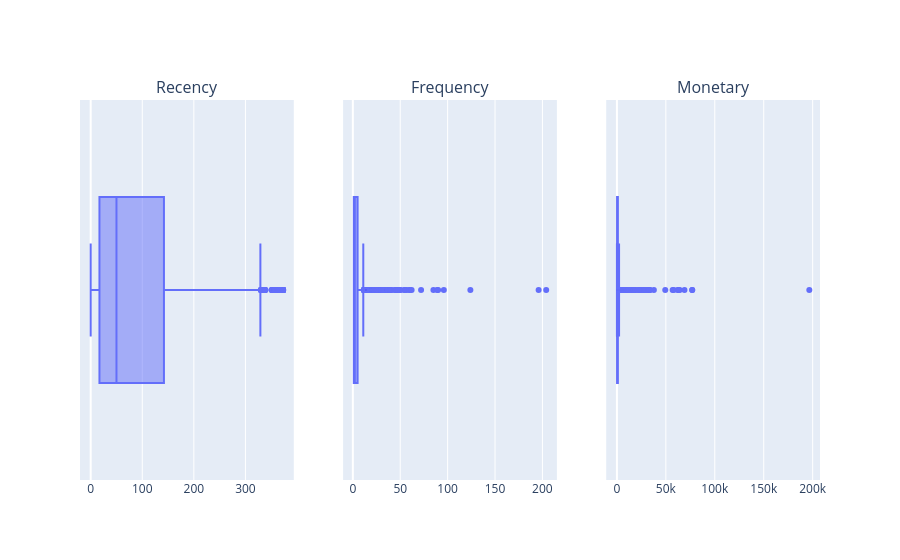

Notebook code cell kept with this figure:
### Markdown cell above
После того как подготовили RFM-таблицу, визуализируем каждую из трёх компонент, например, в виде коробчатых диаграмм (boxplot).

### Code cell
from plotly.subplots import make_subplots # Для создания матрицы из нескольких систем координат
# Строим коробчатые диаграммы для RFM - характеристик. Создадим для этого функцию.
def create_box_diagram (data):
    boxes = [px.box(data, x=column) for column in data.columns]
    fig = make_subplots(rows=1, cols=len(data.columns), subplot_titles=("Recency","Frequency", "Monetary"))
# Размещаем все графики в одну строку
    for i, box in enumerate(boxes):
        fig.add_trace(boxes[i]['data'][0], row=1, col=i+1)
        fig.update_layout(showlegend=True)
        #fig.write_html('plotly/boxplot_1.html')
    return fig.show()

create_box_diagram(rfm_table)

### Figure 1 — Plotly figure (JSON) as saved in the notebook; plotly's stock layout.template omitted (floating-point values rounded to 4 significant figures; data arrays with more than 128 entries replaced by an {"elided": "..."} marker saying what was removed)
{"data": [{"alignmentgroup": "True", "hovertemplate": "Recency=%{x}<extra></extra>", "legendgroup": "", "marker": {"color": "#636efa"}, "name": "", "notched": false, "offsetgroup": "", "orientation": "h", "showlegend": false, "type": "box", "x": {"elided": "4324 int values"}, "x0": " ", "xaxis": "x", "y0": " ", "yaxis": "y"}, {"alignmentgroup": "True", "hovertemplate": "Frequency=%{x}<extra></extra>", "legendgroup": "", "marker": {"color": "#636efa"}, "name": "", "notched": false, "offsetgroup": "", "orientation": "h", "showlegend": false, "type": "box", "x": {"elided": "4324 int values"}, "x0": " ", "xaxis": "x2", "y0": " ", "yaxis": "y2"}, {"alignmentgroup": "True", "hovertemplate": "Monetary=%{x}<extra></extra>", "legendgroup": "", "marker": {"color": "#636efa"}, "name": "", "notched": false, "offsetgroup": "", "orientation": "h", "showlegend": false, "type": "box", "x": {"elided": "4324 float values"}, "x0": " ", "xaxis": "x3", "y0": " ", "yaxis": "y3"}], "layout": {"annotations": [{"font": {"size": 16}, "showarrow": false, "text": "Recency", "x": 0.1444, "xanchor": "center", "xref": "paper", "y": 1, "yanchor": "bottom", "yref": "paper"}, {"font": {"size": 16}, "showarrow": false, "text": "Frequency", "x": 0.5, "xanchor": "center", "xref": "paper", "y": 1, "yanchor": "bottom", "yref": "paper"}, {"font": {"size": 16}, "showarrow": false, "text": "Monetary", "x": 0.8556, "xanchor": "center", "xref": "paper", "y": 1, "yanchor": "bottom", "yref": "paper"}], "showlegend": true, "xaxis": {"anchor": "y", "domain": [0, 0.2889]}, "xaxis2": {"anchor": "y2", "domain": [0.3556, 0.6444]}, "xaxis3": {"anchor": "y3", "domain": [0.7111, 1]}, "yaxis": {"anchor": "x", "domain": [0, 1]}, "yaxis2": {"anchor": "x2", "domain": [0, 1]}, "yaxis3": {"anchor": "x3", "domain": [0, 1]}}}
